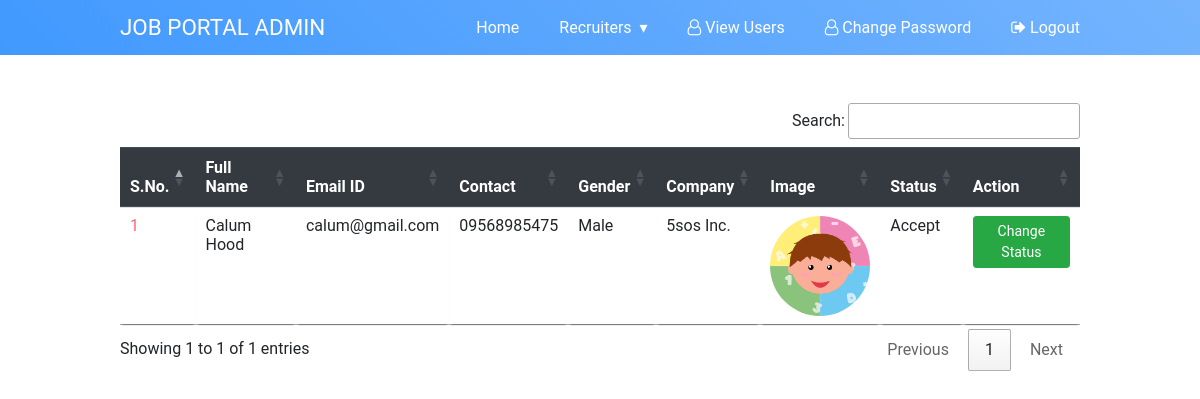
Screenshot of /recruiter_accepted (signed in) with the database file from the repository.
### job/models.py (models this page shows, shortened)
class Recruiter(models.Model):
    user = models.ForeignKey(User, on_delete=models.CASCADE)
    mobile = models.CharField(max_length=15, null=True)
    image = models.FileField(null=True)
    gender = models.CharField(max_length=10, null=True)
    company= models.CharField(max_length=100, null=True)
    type = models.CharField(max_length=15, null=True)
    status = models.CharField(max_length=20, null=True)

### job/views.py (the view)
# urls.py: path('recruiter_accepted', recruiter_accepted, name="recruiter_accepted"),
def recruiter_accepted(request):
    if not request.user.is_authenticated:
        return redirect('admin_login')
    data = Recruiter.objects.filter(status='Accept')
    d = {'data': data}
    return render(request, 'recruiter_accepted.html', d)

### job/templates/recruiter_accepted.html (shortened to what this page needs)
{% load static %} {% block body %} {% include 'admin_navigation.html' %}
<div class="container table-responsive py-5">
  <table class="table table-hover" id="example">
    <thead class="thead-dark">
      <tr>
        <th>S.No.</th>
        <th>Full Name</th>
        <th>Email ID</th>
        <th>Contact</th>
        <th>Gender</th>
        <th>Company</th>
        <th>Image</th>
        <th>Status</th>
        <th>Action</th>
      </tr>
    </thead>
    <tbody>
      {% for i in data %}
      <tr>
        <td>{{forloop.counter}}</td>
        <td>{{i.user.first_name}} {{i.user.last_name}}</td>
        <td>{{i.user.username}}</td>
        <td>{{i.mobile}}</td>
        <td>{{i.gender}}</td>
        <td>{{i.company}}</td>
        <td>
          <img
            src="{{i.image.url}}"
            style="width: 100px; height: 100px; border-radius: 50%"
          />
        </td>
        <td>{{i.status}}</td>
        <td>
          <a
            href="{% url 'change_status' i.id %}"
            class="btn btn-success btn-sm"
            >Change Status</a
          >
        </td>
      </tr>
      {% endfor %}
    </tbody>
  </table>
</div>
{% endblock %}

### job/templates/admin_navigation.html (style rules this page uses)
body { margin: 0; padding: 0; font-family: "Roboto", sans-serif; }

### job/templates/recruiter_accepted.html (style rules this page uses)
.container td { font-weight: normal; font-size: 1em; -webkit-box-shadow: 0 2px 2px -2px #0e1119; -moz-box-shadow: 0 2px 2px -2px #0e1119; box-shadow: 0 2px 2px -2px #0e1119; }
.container { text-align: left; overflow: hidden; width: 80%; margin: 0 auto; display: table; padding: 0 0 8em 0; }
.container td, .container th { padding-bottom: 2%; padding-top: 2%; padding-left: 2%; }
.container tr:nth-child(odd) { background-color: white; }
.container th { background-color: white; }
.container td:first-child { color: #fb667a; }

### rows the page displays
Recruiter: user.first_name "Calum", user.last_name "Hood", user.username "calum@gmail.com", mobile "09568985475", gender "Male", company "5sos Inc.", image (picture), status "Accept"
